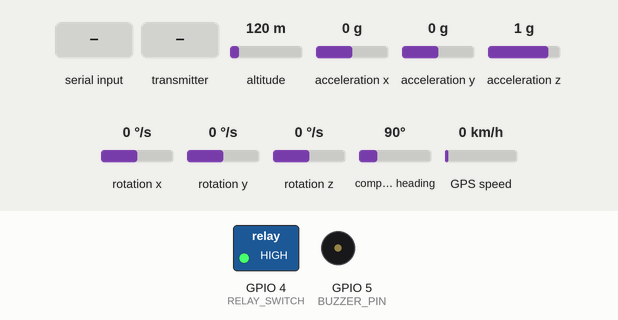
Recording of a sketch running on a simulated ESP32. Parts: switched loads named in the sketch (green lamp = pin HIGH), buzzer (waves = sounding). Inputs (shaded band) come from the test bench; at power-on: acceleration x 0 g, acceleration z 1 g, acceleration y 0 g, altitude 120 m, rotation x 0 °/s, rotation y 0 °/s, rotation z 0 °/s, compass heading 90°, GPS speed 0 km/h. The GPS gets a fix after 3 s at 37.7749, -122.4194 with 8 satellites; the modem accepts every AT command (registered, SIM ready, sends succeed) and sends nothing else; what the sketch prints to the serial monitor is not drawn.

Above: at 20.3 s.
20.4 s: "unlock\n" received over the second serial link
At 22.7 s:
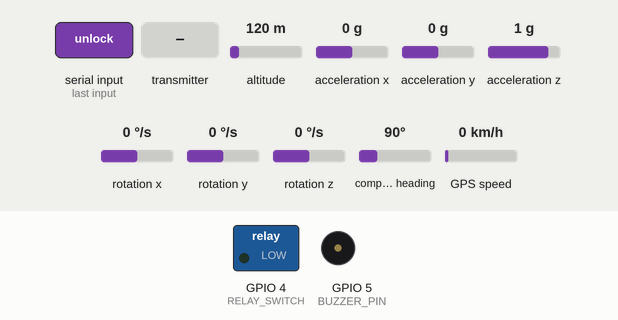
23.0 s: acceleration x set to -1.2 g
24.5 s: acceleration x set to -1.5 g
At 24.8 s:
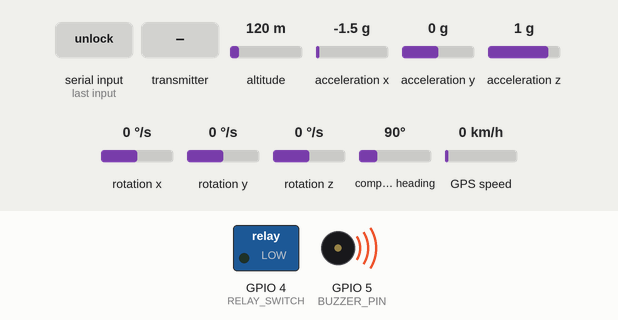
27.5 s: the transmitter starts sending sleepGucWarning = 1
At 27.5 s:
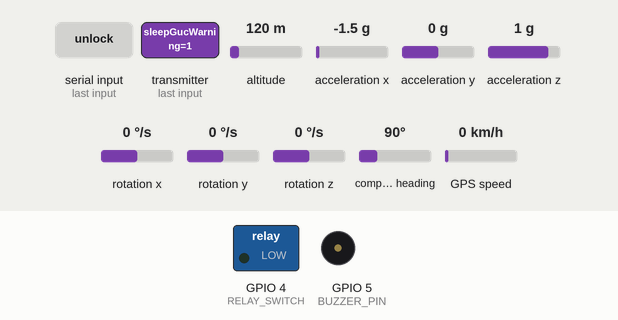
30.5 s: acceleration z set to 0 g
33.5 s: acceleration y set to -0.6 g
35.0 s: acceleration y set to -0.9 g
At 35.25 s:
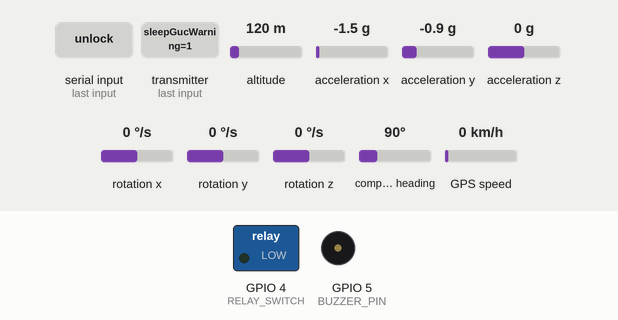
Timing chart, 0 to 39.0 s (numbered marks = the images above; inputs shaded):
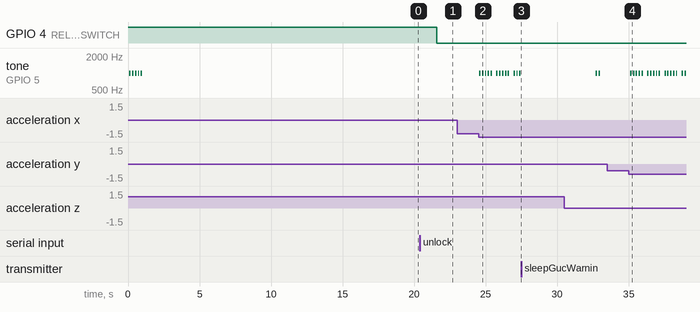

The sketch:

spnow_ben_phai_send_collision_recv_sleep_gps_sim_send_status.ino
```cpp
#include <TinyGPSPlus.h>
#include <Arduino.h>
#include <HardwareSerial.h>
#include <MPU6050_tockn.h>
#include <Wire.h>
#include <freertos/FreeRTOS.h>
#include <freertos/task.h>
#include <esp_now.h>
#include <WiFi.h>

#define BUZZER_PIN 5
#define BUZZER_CHANNEL 0
#define PWM_FREQ 5000
#define PWM_RESOLUTION 8

const char* alertphoneNumber = "+84942750136";

const float LIGHT_COLLISION_THRESHOLD = 1.7;
const float MODERATE_COLLISION_THRESHOLD = 2;
const float SEVERE_COLLISION_THRESHOLD = 2.2;

uint8_t broadcastAddress[] = { 0xD8, 0xBC, 0x38, 0xFB, 0xB1, 0x90 };

typedef struct struct_message {
  bool sleepGucWarning;
  char message[32];
  float acceleration;
  char collision_type[20];
} struct_message;

struct_message myData;
MPU6050 mpu6050(Wire);
esp_now_peer_info_t peerInfo;

// Cờ trạng thái
bool sleepGucWarningFlag = false;
bool collisionFlag = false;

// Biến đếm
int sleepGucCount = 0;
int collisionCount = 0;

void OnDataRecv(const uint8_t *mac, const uint8_t *incomingData, int len) {
  memcpy(&myData, incomingData, sizeof(myData));

  if (myData.sleepGucWarning) {
    if (!sleepGucWarningFlag) {
      sleepGucWarningFlag = true;
      sleepGucCount++;  // Tăng đếm khi cảnh báo ngủ gục xảy ra
      sendSleepSMS();
      // vTaskDelay(2000 / portTICK_PERIOD_MS);
    }
    Serial.println("Cảnh báo: Ngủ gục!");
  } else {
    if (sleepGucWarningFlag) {
      sleepGucWarningFlag = false;
      Serial.println("Ngừng cảnh báo ngủ gục.");
    }
  }

  // if (strcmp(myData.collision_type, "No Collision") != 0) {
  //   if (!collisionFlag) {
  //     collisionFlag = true;
  //     collisionCount++;  // Tăng đếm khi xảy ra va chạm
  //   }
  //   Serial.println(myData.message);  // In thông báo va chạm
  // } else {
  //   if (collisionFlag) {
  //     collisionFlag = false;
  //     Serial.println("Ngừng cảnh báo va chạm.");
  //   }
  // }
}

void OnDataSent(const uint8_t *mac_addr, esp_now_send_status_t status) {
  // Serial.println(status == ESP_NOW_SEND_SUCCESS ? "Delivery Success" : "Delivery Fail");
  // vTaskDelay(1000 / portTICK_PERIOD_MS);
}

void playBuzzerTone(int repeats, int duration, int frequency) {
  for (int i = 0; i < repeats; i++) {
    ledcWriteTone(BUZZER_CHANNEL, frequency);
    vTaskDelay(duration / portTICK_PERIOD_MS);
    ledcWriteTone(BUZZER_CHANNEL, 0);
    vTaskDelay(duration / portTICK_PERIOD_MS);
  }
}

void sendCollisionData(const char* collision_type, float acceleration) {
  static String previousCollisionType = "No Collision";  // Lưu trạng thái va chạm trước đó

  // Chỉ gửi cảnh báo khi trạng thái va chạm thay đổi
  if (previousCollisionType != collision_type) {
    strcpy(myData.collision_type, collision_type);
    strcpy(myData.message, strcmp(collision_type, "No Collision") == 0 ? "No Collision" : "Collision Detected!");
    myData.acceleration = acceleration;
    esp_now_send(broadcastAddress, (uint8_t *)&myData, sizeof(myData));

    if (strcmp(collision_type, "No Collision") != 0) {
      if (!collisionFlag) {
        collisionFlag = true;
        collisionCount++;  // Tăng đếm khi va chạm xảy ra
        sendCollisionSMS();
      }
      Serial.println("Cảnh báo: Va chạm");
    } else {
      collisionFlag = false;
      Serial.println("Ngừng cảnh báo va chạm.");
    }

    // Cập nhật trạng thái va chạm trước đó
    previousCollisionType = collision_type;
  }
}

void TaskReadSensor(void *pvParameters) {
  while (true) {
    mpu6050.update();
    float accelX = mpu6050.getAccX();
    float accelY = mpu6050.getAccY();
    float accelZ = mpu6050.getAccZ();
    float totalAcceleration = sqrt(accelX * accelX + accelY * accelY + accelZ * accelZ);

    if (totalAcceleration >= LIGHT_COLLISION_THRESHOLD && totalAcceleration < MODERATE_COLLISION_THRESHOLD) {
      sendCollisionData("Light Collision", totalAcceleration);
    } else if (totalAcceleration >= MODERATE_COLLISION_THRESHOLD && totalAcceleration < SEVERE_COLLISION_THRESHOLD) {
      sendCollisionData("Moderate Collision", totalAcceleration);
    } else if (totalAcceleration >= SEVERE_COLLISION_THRESHOLD) {
      sendCollisionData("Severe Collision", totalAcceleration);
    } else {
      sendCollisionData("No Collision", totalAcceleration);
    }

    vTaskDelay(50 / portTICK_PERIOD_MS);
  }
}


void TaskHandleBuzzer(void *pvParameters) {
  while (true) {
    float accelX = mpu6050.getAccX();
    float accelY = mpu6050.getAccY();
    float accelZ = mpu6050.getAccZ();
    float totalAcceleration = sqrt(accelX * accelX + accelY * accelY + accelZ * accelZ);

    if (totalAcceleration >= LIGHT_COLLISION_THRESHOLD && totalAcceleration < MODERATE_COLLISION_THRESHOLD) {
      playBuzzerTone(5, 100, 1000);
    } else if (totalAcceleration >= MODERATE_COLLISION_THRESHOLD && totalAcceleration < SEVERE_COLLISION_THRESHOLD) {
      playBuzzerTone(5, 100, 1500);
    } else if (totalAcceleration >= SEVERE_COLLISION_THRESHOLD) {
      playBuzzerTone(10, 100, 2000);
    } else {
      ledcWriteTone(BUZZER_CHANNEL, 0);
    }

    vTaskDelay(200 / portTICK_PERIOD_MS);
  }
}

void initializeESPNow() {
  WiFi.mode(WIFI_STA);
  if (esp_now_init() != ESP_OK) {
    Serial.println("Error initializing ESP-NOW");
    return;
  }
  esp_now_register_send_cb(OnDataSent);
  esp_now_register_recv_cb(OnDataRecv);

  memcpy(peerInfo.peer_addr, broadcastAddress, 6);
  peerInfo.channel = 0;
  peerInfo.encrypt = false;
  esp_now_add_peer(&peerInfo);
}

void testBuzzer() {
  playBuzzerTone(5, 100, 1000);
}

// Khai báo đối tượng TinyGPSPlus và UART cho SIM7680C
TinyGPSPlus gps;
HardwareSerial simSerial(2);  // UART2
#define SIM_TX 32
#define SIM_RX 33

// Cấu hình GPS
HardwareSerial gpsSerial(1);
static const uint32_t GPSBaud = 9600;

// Relay công tắc xe
#define RELAY_SWITCH 4

// Prototype các hàm
void setupSIM();
String sendATCommand(const char* command, unsigned long timeout = 15000);
void sendSMS(const char* phoneNumber, const char* message);
void listenForMessages(void* pvParameters);
void readGPSTask(void* parameter);
void printGPSData();

void setup() {
  Serial.begin(115200);
  pinMode(RELAY_SWITCH, OUTPUT);
  digitalWrite(RELAY_SWITCH, HIGH);
  setupSIM();

  Wire.begin(27, 26);
  pinMode(BUZZER_PIN, OUTPUT);
  ledcSetup(BUZZER_CHANNEL, PWM_FREQ, PWM_RESOLUTION);
  ledcAttachPin(BUZZER_PIN, BUZZER_CHANNEL);
   testBuzzer();
  Serial.println("Đang khởi tạo MPU6050...");
  mpu6050.begin();
  mpu6050.calcGyroOffsets(true);
  Serial.println("MPU6050 đã sẵn sàng!");

  initializeESPNow();

  gpsSerial.begin(GPSBaud, SERIAL_8N1, 16, 17);

  // In tiêu đề
  Serial.printf("%-15s %-15s %-15s %-10s %-10s\n", "Latitude", "Longitude", "Time", "Satellites", "HDOP");
  Serial.println(F("-----------------------------------------------------------"));

  xTaskCreatePinnedToCore(readGPSTask, "Read GPS Task", 2048, NULL, 1, NULL, 1);
  xTaskCreate(listenForMessages, "Listen for Messages", 8000, NULL, 1, NULL);
  xTaskCreatePinnedToCore(TaskReadSensor, "TaskReadSensor", 2048, NULL, 1, NULL, 0);
  xTaskCreatePinnedToCore(TaskHandleBuzzer, "TaskHandleBuzzer", 2048, NULL, 1, NULL, 1);

  Serial.println(sendATCommand("AT"));
  Serial.println(sendATCommand("AT+CMGD=1,4"));

// Serial.println(sendATCommand("  AT&F"));
}

void loop() {}

void readGPSTask(void* parameter) {
  static int lastGPSChars = 0;
  static unsigned long lastGPSTime = 0;

  for (;;) {
    while (gpsSerial.available() > 0) gps.encode(gpsSerial.read());

    int currentGPSChars = gps.charsProcessed();

    if (currentGPSChars != lastGPSChars) {
      lastGPSChars = currentGPSChars;
      lastGPSTime = millis();

      printGPSData();
    } else if (millis() - lastGPSTime > 5000) {
      Serial.println("No GPS data received: check wiring");
    }

    vTaskDelay(pdMS_TO_TICKS(1000));
  }
}

void printGPSData() {
  if (gps.location.isValid() && gps.date.isValid() && gps.time.isValid() && gps.satellites.isValid() && gps.hdop.isValid()) {
    int hour = (gps.time.hour() + 7) % 24;
    Serial.printf("%-15.6f %-15.6f %02d/%02d/%-10d %02d:%02d:%-05d %-05d %-10.1f\n",
                  gps.location.lat(),
                  gps.location.lng(),
                  gps.date.day(),
                  gps.date.month(),
                  gps.date.year(),
                  hour,
                  gps.time.minute(),
                  gps.time.second(),
                  gps.satellites.value(),
                  gps.hdop.hdop());
  } else {
    Serial.println("No valid GPS data available.");
  }
}

void setupSIM() {
  simSerial.begin(115200, SERIAL_8N1, SIM_RX, SIM_TX);
  vTaskDelay(pdMS_TO_TICKS(100));
}

String sendATCommand(const char* command, unsigned long timeout) {
  simSerial.println(command);
  unsigned long startTime = millis();
  while (millis() - startTime < timeout) {
    if (simSerial.available()) {
      return simSerial.readStringUntil('\n');
    }
  }
  return "";
}

void sendSMS(const char* phoneNumber, const char* message) {
  // simSerial.println("AT+CFUN=1,1");
  // simSerial.println("AT+RST");
  simSerial.println("AT+CMGF=1");
  vTaskDelay(pdMS_TO_TICKS(100));

  simSerial.print("AT+CMGS=\"");
  simSerial.print(phoneNumber);
  simSerial.println("\"");

  vTaskDelay(pdMS_TO_TICKS(100));

  simSerial.print(message);
  simSerial.write(26);
  vTaskDelay(pdMS_TO_TICKS(2000));

  // Serial.println("Response: " + simSerial.readString());
  vTaskDelay(pdMS_TO_TICKS(3000));
}

String getGSMStatus() {
  simSerial.println("AT+CSQ");
  vTaskDelay(pdMS_TO_TICKS(100));

  if (simSerial.available()) {
    String response = simSerial.readString();
    int signalStrengthIndex = response.indexOf("+CSQ: ");
    if (signalStrengthIndex != -1) {
      String signalStrength = response.substring(signalStrengthIndex + 6, signalStrengthIndex + 8);
      return (signalStrength == "99") ? "Không có tín hiệu GSM" : signalStrength;
    }
  }
  return "Không thể lấy tín hiệu GSM.";
}

void listenForMessages(void* pvParameters) {
  String incomingMessage;
  String senderNumber;

  for (;;) {
    if (simSerial.available()) {
      incomingMessage = simSerial.readString();
      int start = incomingMessage.indexOf("+CMT: \"") + 7;
      int end = incomingMessage.indexOf("\"", start);
      if (start != -1 && end != -1) senderNumber = incomingMessage.substring(start, end);

      Serial.println(incomingMessage);

      if (incomingMessage.indexOf("report") != -1) {
        if (!senderNumber.isEmpty()) {
          sendSMS(senderNumber.c_str(), generateReportMessage().c_str());
          sendSMS(senderNumber.c_str(), generateAlertMessage().c_str());
        }
      } else if (incomingMessage.indexOf("unlock") != -1) {
        digitalWrite(RELAY_SWITCH, LOW);
        Serial.println("Đã mở khóa xe");
        if (!senderNumber.isEmpty()) sendSMS(senderNumber.c_str(), "Da mo khoa xe");
      } else if (incomingMessage.indexOf("lock") != -1) {
        digitalWrite(RELAY_SWITCH, HIGH);
        Serial.println("Đã khóa xe");
        if (!senderNumber.isEmpty()) sendSMS(senderNumber.c_str(), "Da khoa xe!");
      }

    }
    vTaskDelay(pdMS_TO_TICKS(200));
  }
}

void sendSleepSMS() {
  if (sleepGucWarningFlag) {
    String message = "!!!PHAT HIEN NGU GUC!!!\n" + generateAlertMessage();
    sendSMS(alertphoneNumber, message.c_str());
    // sleepGucWarningFlag = false;  // Đặt lại cờ sau khi gửi tin nhắn
  }
}

void sendCollisionSMS() {
  if (collisionFlag) {
    String message = "!!!PHAT HIEN VA CHAM!!!\n" + generateAlertMessage();
    sendSMS(alertphoneNumber, message.c_str());
    // collisionFlag = false;  // Đặt lại cờ sau khi gửi tin nhắn
  }
}

String generateReportMessage() {
  String reportMessage = "- Status: \n- User: \n- Key status: \n";
  if (gps.location.isValid()) {
    reportMessage += "- Location: https://www.google.com/maps?q=" + String(gps.location.lat(), 6) + "," + String(gps.location.lng(), 6) + "\n";
    reportMessage += "- GPS satellites: " + String(gps.satellites.value()) + "\n";
    reportMessage += "- HDOP: " + String(gps.hdop.hdop(), 1) + "\n";
  } else {
    reportMessage += "- No GPS signals!!!\n";
  }
  reportMessage += "- GSM: " + getGSMStatus() + "\n";
  return reportMessage;
}

String generateAlertMessage() {
  return "- Speed: \n- Drive times: \n- Overspeeding: \n- Sleepy times: " + String(sleepGucCount) + "\n- Impact: " + String(collisionCount);
}
```

Measured:
- the behaviour switches between -1.3 and -1.4 g on acceleration x (found by bisection; images 1 and 2)
- after the input at 20.4 s, GPIO 4 (RELAY_SWITCH): HIGH → LOW after 1.2 s
- after the input at 23.0 s, every drawn part: stays the same
- after the input at 24.5 s, tone on GPIO 5 (BUZZER_PIN): silent → 1000 Hz after 0.06 s, then repeats every 1.2 s: 4 × (silent 0.10 s, 1000 Hz 0.10 s), silent 0.30 s, 1000 Hz 0.10 s
- after the input at 27.5 s, tone on GPIO 5 (BUZZER_PIN): stops changing and stays silent
- after the input at 33.5 s, every drawn part: stays the same
- after the input at 35.0 s, tone on GPIO 5 (BUZZER_PIN): silent → 1000 Hz after 0.10 s, then repeats every 1.2 s: 4 × (silent 0.10 s, 1000 Hz 0.10 s), silent 0.30 s, 1000 Hz 0.10 s
